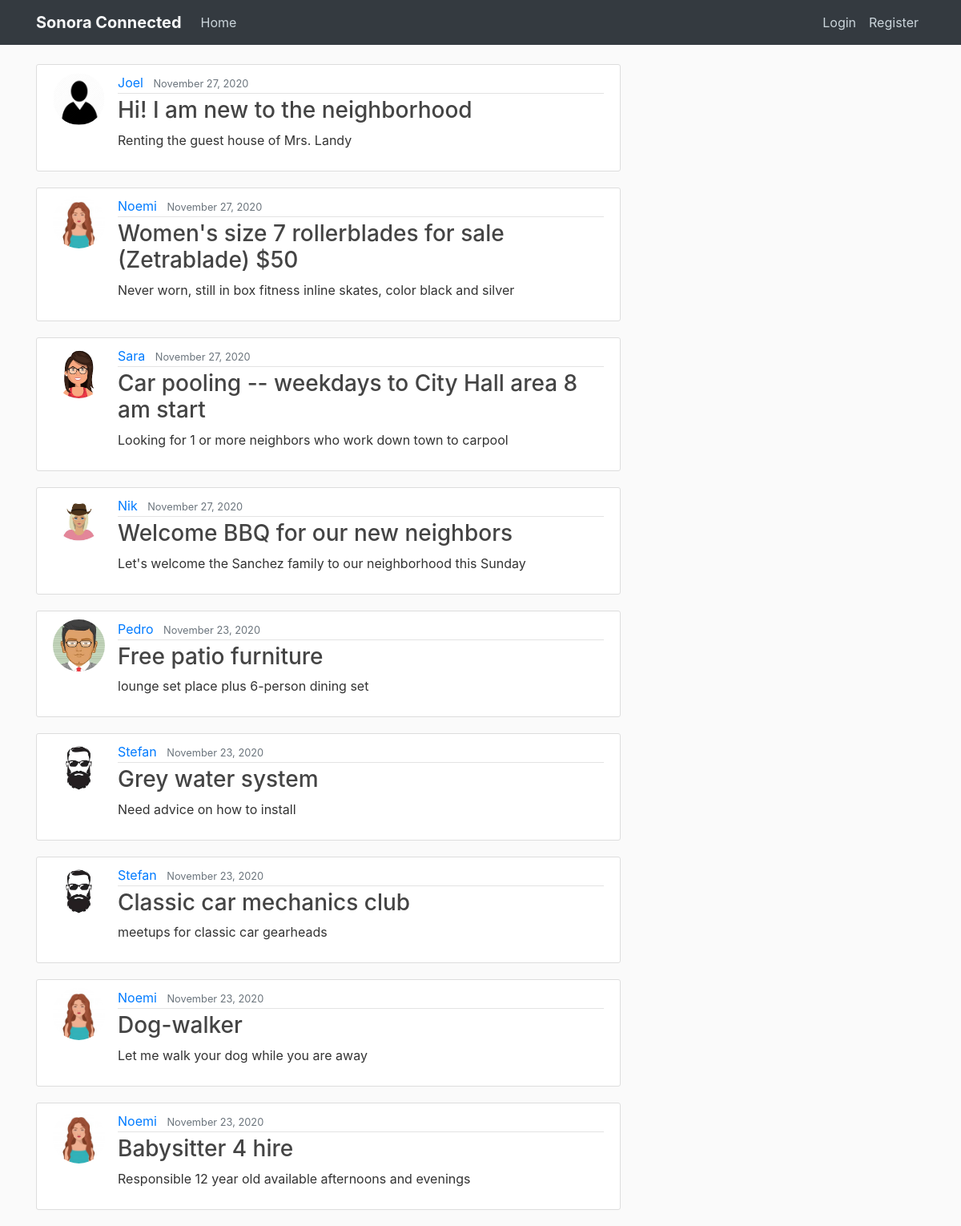
The page / on the database its author committed.
### blogapp/models.py (models this page shows, shortened)
class Post(models.Model):
	title = models.CharField(max_length=80)
	subhead = models.CharField(max_length=200)
	content = models.TextField()
	date_posted = models.DateTimeField(default=timezone.now)
	author = models.ForeignKey(User, on_delete=models.CASCADE)

### users/models.py (models this page shows, shortened)
class Profile(models.Model):
	user = models.OneToOneField(User, on_delete=models.CASCADE)
	image = models.ImageField(default='default.png', upload_to='profile_pics')

### blogapp/views.py (the view)
# urls.py: path('', PostListView.as_view(), name='blog-home'),
class PostListView(ListView):
	model = Post
	template_name = 'blogapp/home.html'
	context_object_name = 'posts'
	ordering = ['-date_posted']
	paginate_by = 10

### blogapp/templates/blogapp/home.html (shortened to what this page needs)
{% extends "blogapp/base.html" %}
{% block content %}
    {% for post in posts %}
        <article class="media content-section">
          <img class="rounded-circle article-img" src="{{ post.author.profile.image.url }}">
          <div class="media-body">
            <div class="article-metadata">
              <a class="mr-2" href="{% url 'user-posts' post.author.username %}">{{ post.author }}</a>
              <small class="text-muted">{{ post.date_posted|date:"F d, Y" }}</small>
            </div>
            <h3><a class="article-title" href="{% url 'post-detail' post.id %}">{{ post.title }}</a></h3>
            <p class="article-content">{{ post.subhead }}</p>
          </div>
        </article>
    {% endfor %}
{% endblock content %}

### blogapp/templates/blogapp/base.html (shortened to what this page needs)
{% load static %}
<!DOCTYPE html>
<html>
<head>
    <link rel="stylesheet" href="https://maxcdn.bootstrapcdn.com/bootstrap/4.0.0/css/bootstrap.min.css">
    <link rel="stylesheet" type="text/css" href="{% static 'blogapp/main.css' %}">
</head>
<body>
    <header class="site-header">
      <nav class="navbar navbar-light navbar-expand-md text-white bg-dark navigation-clean-button fixed-top">
        <div class="container">
          <a class="navbar-brand text-light" href="{% url 'blog-home' %}"><b>Sonora Connected</b></a>
          <div class="collapse navbar-collapse" id="navbarToggle">
            <div class="navbar-nav mr-auto">
              <a class="nav-item nav-link" href="{% url 'blog-home' %}">Home</a>
            </div>
            <div class="navbar-nav">
              {% if user.is_authenticated %}
                <a class="nav-item nav-link" href="{% url 'logout' %}">Logout</a>
              {% else %}
                <a class="nav-item nav-link" href="{% url 'login' %}">Login</a>
                <a class="nav-item nav-link" href="{% url 'register' %}">Register</a>
              {% endif %}
            </div>
          </div>
        </div>
      </nav>
    </header>
    <main role="main" class="container">
      <div class="row">
        <div class="col-md-8">
          {% block content %}{% endblock %}
        </div>
      </div>
    </main>
</body>
</html>

### blogapp/static/blogapp/main.css (style rules this page uses)
body { background: #fafafa; color: #333333; margin-top: 5rem; }
h1, h2, h3, h4, h5, h6 { color: #444444; }
.site-header .navbar-nav .nav-link { color: #cbd5db; }
.content-section { background: #ffffff; padding: 10px 20px; border: 1px solid #dddddd; border-radius: 3px; margin-bottom: 20px; }
.article-title { color: #444444; }
.article-content { white-space: pre-line; }
.article-img { height: 65px; width: 65px; margin-right: 16px; }
.article-metadata { padding-bottom: 1px; margin-bottom: 4px; border-bottom: 1px solid #e3e3e3 }

### rows shown on the page
Post: author.profile.image (placeholder picture), author "Joel", date_posted "November 27, 2020", title "Hi! I am new to the neighborhood", subhead "Renting the guest house of Mrs. Landy"
Post: author.profile.image (picture), author "Noemi", date_posted "November 27, 2020", title "Women's size 7 rollerblades for sale (Zetrablade) $50", subhead "Never worn, still in box fitness inline skates, color black and silver"
Post: author.profile.image (picture), author "Sara", date_posted "November 27, 2020", title "Car pooling -- weekdays to City Hall area 8 am start", subhead "Looking for 1 or more neighbors who work down town to carpool"
Post: author.profile.image (picture), author "Nik", date_posted "November 27, 2020", title "Welcome BBQ for our new neighbors", subhead "Let's welcome the Sanchez family to our neighborhood this Sunday"
Post: author.profile.image (picture), author "Pedro", date_posted "November 23, 2020", title "Free patio furniture", subhead "lounge set place plus 6-person dining set"
Post: author.profile.image (picture), author "Stefan", date_posted "November 23, 2020", title "Grey water system", subhead "Need advice on how to install"
Post: author.profile.image (picture), author "Stefan", date_posted "November 23, 2020", title "Classic car mechanics club", subhead "meetups for classic car gearheads"
Post: author.profile.image (picture), author "Noemi", date_posted "November 23, 2020", title "Dog-walker", subhead "Let me walk your dog while you are away"
Post: author.profile.image (picture), author "Noemi", date_posted "November 23, 2020", title "Babysitter 4 hire", subhead "Responsible 12 year old available afternoons and evenings"
